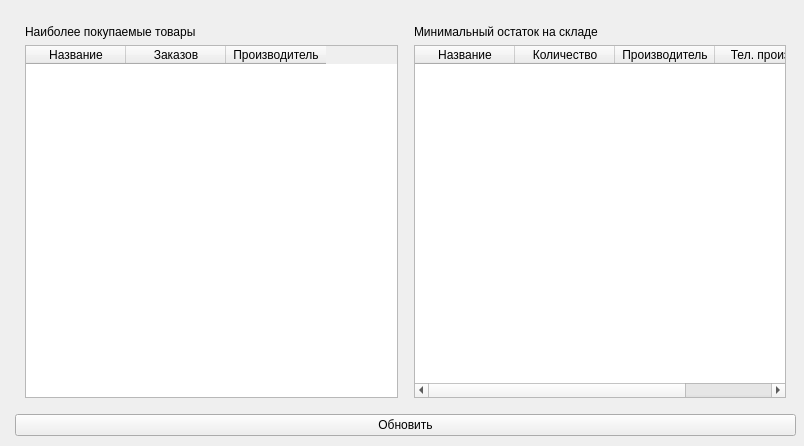
<?xml version="1.0" encoding="UTF-8"?>
<ui version="4.0">
 <class>ManagerForm</class>
 <widget class="QWidget" name="ManagerForm">
  <property name="geometry">
   <rect>
    <x>0</x>
    <y>0</y>
    <width>804</width>
    <height>446</height>
   </rect>
  </property>
  <property name="windowTitle">
   <string>Статистика</string>
  </property>
  <widget class="QWidget" name="verticalLayoutWidget">
   <property name="geometry">
    <rect>
     <x>10</x>
     <y>10</y>
     <width>791</width>
     <height>431</height>
    </rect>
   </property>
   <layout class="QVBoxLayout" name="verticalLayout">
    <property name="margin">
     <number>5</number>
    </property>
    <item>
     <layout class="QHBoxLayout" name="horizontalLayout">
      <property name="margin">
       <number>5</number>
      </property>
      <item>
       <layout class="QVBoxLayout" name="verticalLayout_2">
        <property name="margin">
         <number>5</number>
        </property>
        <item>
         <widget class="QLabel" name="label">
          <property name="text">
           <string>Наиболее покупаемые товары</string>
          </property>
         </widget>
        </item>
        <item>
         <widget class="QTableWidget" name="tableTopGoods">
          <column>
           <property name="text">
            <string>Название</string>
           </property>
          </column>
          <column>
           <property name="text">
            <string>Заказов</string>
           </property>
          </column>
          <column>
           <property name="text">
            <string>Производитель</string>
           </property>
          </column>
         </widget>
        </item>
       </layout>
      </item>
      <item>
       <layout class="QVBoxLayout" name="verticalLayout_3">
        <property name="margin">
         <number>5</number>
        </property>
        <item>
         <widget class="QLabel" name="label_2">
          <property name="text">
           <string>Минимальный остаток на складе</string>
          </property>
         </widget>
        </item>
        <item>
         <widget class="QTableWidget" name="tableLowGoods">
          <column>
           <property name="text">
            <string>Название</string>
           </property>
          </column>
          <column>
           <property name="text">
            <string>Количество</string>
           </property>
          </column>
          <column>
           <property name="text">
            <string>Производитель</string>
           </property>
          </column>
          <column>
           <property name="text">
            <string>Тел. произв.</string>
           </property>
          </column>
         </widget>
        </item>
       </layout>
      </item>
     </layout>
    </item>
    <item>
     <widget class="QPushButton" name="pushButton">
      <property name="text">
       <string>Обновить</string>
      </property>
     </widget>
    </item>
   </layout>
  </widget>
 </widget>
 <resources/>
 <connections/>
</ui>
